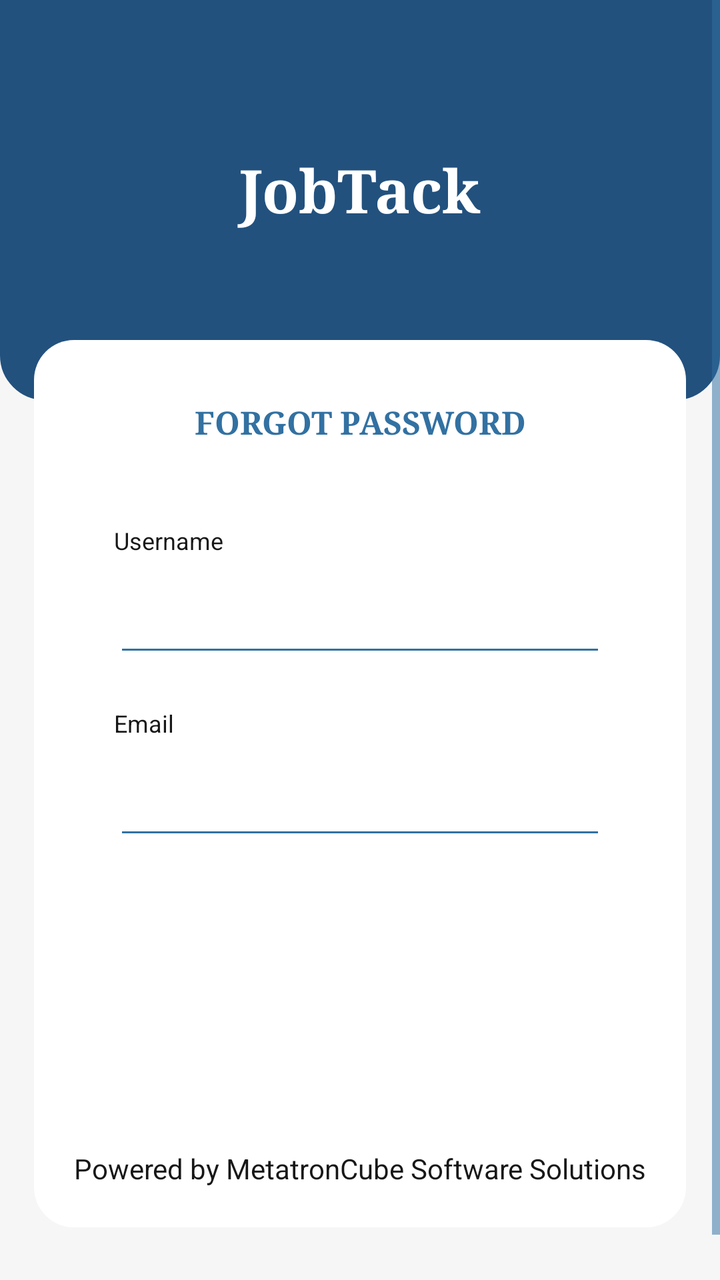
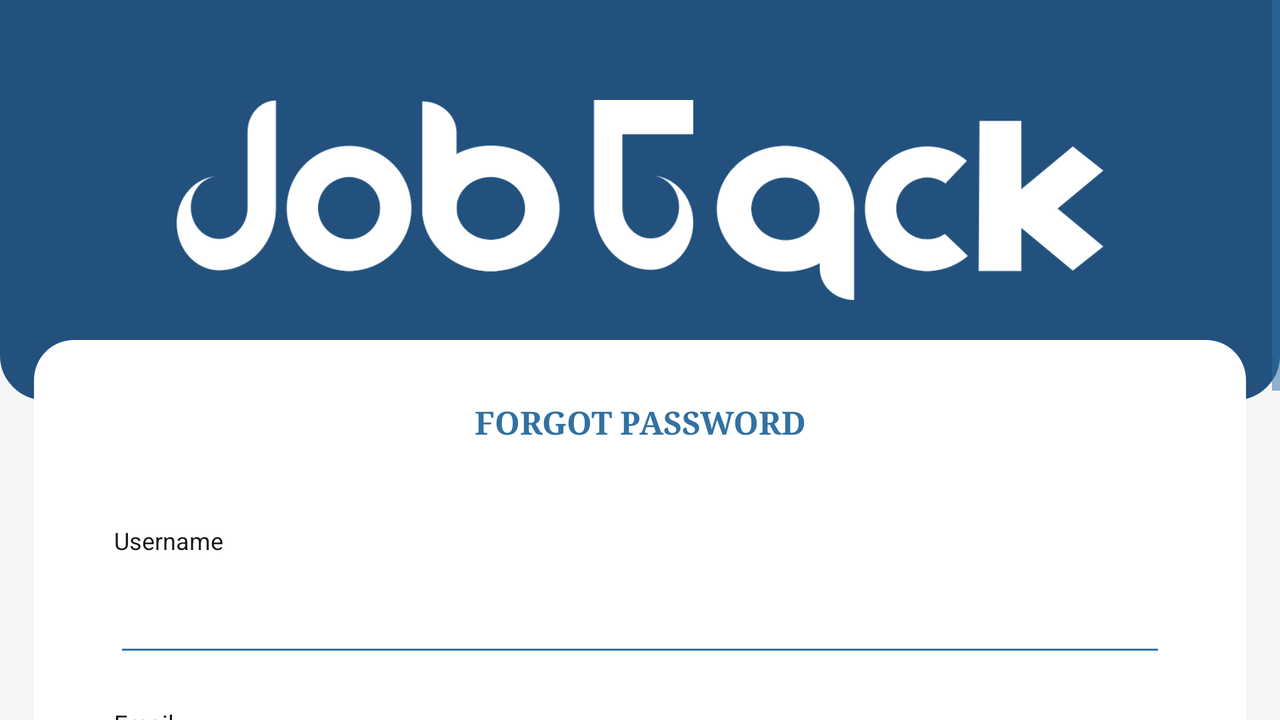

One screen, two layout resources from the same app: the default and the repository's alternative for another configuration. Each is rendered where Android would select it; the XML of both is given below.
<!-- AndroidManifest.xml: application theme AppTheme -->
<!-- res/layout/activity_forgot_password.xml -->
<?xml version="1.0" encoding="utf-8"?>
<RelativeLayout xmlns:android="http://schemas.android.com/apk/res/android"
    android:layout_width="match_parent"
    android:layout_height="match_parent"
    android:background="@color/userloginbck"
    android:overScrollMode="never">

    <ScrollView
        android:layout_width="match_parent"
        android:layout_height="match_parent"
        android:fillViewport="true"
        android:fitsSystemWindows="true"
        android:overScrollMode="never">


        <RelativeLayout
            android:layout_width="match_parent"
            android:layout_height="match_parent">

            <RelativeLayout
                android:layout_width="match_parent"
                android:layout_height="200dp"
                android:background="@drawable/bottomcurve" />

            <TextView
                android:layout_width="match_parent"
                android:layout_height="70dp"
                android:layout_marginTop="60dp"
                android:gravity="center"
                android:text="JobTack"
                android:textColor="@color/white"
                android:textSize="30sp"
                android:textStyle="bold"
                android:typeface="serif" />

            <RelativeLayout
                android:layout_width="match_parent"
                android:layout_height="match_parent"
                android:layout_marginLeft="17dp"
                android:layout_marginTop="170dp"
                android:layout_marginRight="17dp"
                android:layout_marginBottom="50dp"
                android:background="@drawable/plaincurvelayout">

                <LinearLayout
                    android:layout_width="match_parent"
                    android:layout_height="match_parent"
                    android:orientation="vertical">

                    <TextView
                        android:layout_width="match_parent"
                        android:layout_height="wrap_content"
                        android:layout_marginTop="30dp"
                        android:gravity="center"
                        android:text="Forgot Password"
                        android:textAllCaps="true"
                        android:textColor="@color/colorPrimary"
                        android:textSize="16sp"
                        android:textStyle="bold"
                        android:typeface="serif" />


                    <TextView
                        android:layout_width="match_parent"
                        android:layout_height="wrap_content"
                        android:layout_marginTop="40dp"
                        android:paddingLeft="40dp"
                        android:text="Username"
                        android:textColor="#181717"
                        android:textSize="12sp" />

                    <EditText
                        android:id="@+id/usernameedt"
                        android:layout_width="match_parent"
                        android:layout_height="45dp"
                        android:layout_marginLeft="40dp"
                        android:layout_marginTop="10dp"
                        android:layout_marginRight="40dp"
                        android:inputType="textEmailAddress" />

                    <TextView
                        android:layout_width="match_parent"
                        android:layout_height="wrap_content"
                        android:layout_marginTop="20dp"
                        android:paddingLeft="40dp"
                        android:text="Email"
                        android:textColor="#181717"
                        android:textSize="12sp" />

                    <EditText
                        android:id="@+id/passwordedt"
                        android:layout_width="match_parent"
                        android:layout_height="45dp"
                        android:layout_marginLeft="40dp"
                        android:layout_marginTop="10dp"
                        android:layout_marginRight="40dp"
                        android:inputType="textEmailAddress" />


                    <TextView
                        android:id="@+id/Loginbtn"
                        android:layout_width="match_parent"
                        android:layout_height="40dp"
                        android:layout_marginLeft="90dp"
                        android:layout_marginTop="30dp"
                        android:layout_marginRight="90dp"
                        android:background="@drawable/buttoncurve"
                        android:gravity="center"
                        android:text="Submit"
                        android:textColor="@color/white"
                        android:textSize="13sp"
                        android:textStyle="bold" />


                    <View
                        android:layout_width="match_parent"
                        android:layout_height="30dp" />

                    <TextView
                        android:layout_width="match_parent"
                        android:layout_height="wrap_content"
                        android:layout_marginTop="50dp"
                        android:layout_marginBottom="20dp"
                        android:gravity="center"
                        android:text="Powered by MetatronCube Software Solutions"
                        android:textColor="#181717" />



                </LinearLayout>


            </RelativeLayout>


        </RelativeLayout>


    </ScrollView>


</RelativeLayout>
<!-- resources referenced by this layout -->
<resources>
  <color name="colorPrimary">#3271A2</color>
  <color name="userloginbck">#F6F6F6</color>
  <color name="white">#FFFFFF</color>
  <!-- drawable bottomcurve (drawable) -->
  <?xml version="1.0" encoding="utf-8"?>
  <shape xmlns:android="http://schemas.android.com/apk/res/android"
      android:shape="rectangle">
      <corners
          android:bottomLeftRadius="22dp"
          android:bottomRightRadius="22dp"
          android:topLeftRadius="0dp"
          android:topRightRadius="0dp" />
      <padding
          android:bottom="5dp"
          android:left="20dp"
          android:right="0dp"
          android:top="0dp" />
      <stroke
          android:width="0.5dp"
          android:color="@color/colorPrimaryDark" />
      <solid android:color="@color/colorPrimaryDark" />
  </shape>
  <!-- drawable plaincurvelayout (drawable) -->
  <?xml version="1.0" encoding="utf-8"?>
  <shape xmlns:android="http://schemas.android.com/apk/res/android"
      android:shape="rectangle">
      <solid android:color="@color/white" />
  
      <corners
          android:radius="20dp" />
  </shape>
  <style name="AppTheme" parent="Theme.AppCompat.Light.NoActionBar">
          
          <item name="colorPrimary">@color/colorPrimary</item>
          <item name="colorPrimaryDark">@color/colorPrimaryDark</item>
          <item name="colorAccent">@color/colorPrimaryDark</item>
          <item name="android:windowDisablePreview">false</item>
          <item name="drawerArrowStyle">@style/DrawerArrowStyle</item>
  
          <item name="colorControlNormal">@color/colorPrimary</item>
          <item name="colorControlHighlight">@color/colorPrimary</item>
          <item name="colorControlActivated">@color/colorPrimaryDark</item>
      </style>
  <color name="colorPrimaryDark">#22517E</color>
  <style name="DrawerArrowStyle" parent="@style/Widget.AppCompat.DrawerArrowToggle">
          <item name="spinBars">true</item>
          <item name="color">@android:color/white</item>
      </style>
</resources>
<!-- res/layout-land/activity_forgot_password.xml (the repository's variant of the layout above) -->
<!-- drawn on the phone turned sideways -->
<?xml version="1.0" encoding="utf-8"?>
<RelativeLayout xmlns:android="http://schemas.android.com/apk/res/android"
    android:layout_width="match_parent"
    android:layout_height="match_parent"
    android:background="@color/userloginbck"
    android:overScrollMode="never">

    <ScrollView
        android:layout_width="match_parent"
        android:layout_height="match_parent"
        android:fillViewport="true"
        android:fitsSystemWindows="true"
        android:overScrollMode="never">


        <RelativeLayout
            android:layout_width="match_parent"
            android:layout_height="match_parent">

            <RelativeLayout
                android:layout_width="match_parent"
                android:layout_height="200dp"
                android:background="@drawable/bottomcurve" />


            <ImageView
                android:id="@+id/logo"
                android:layout_width="match_parent"
                android:layout_height="200dp"
                android:padding="50dp"
                android:scaleType="fitCenter"
                android:src="@drawable/logo_page" />
            <RelativeLayout
                android:layout_width="match_parent"
                android:layout_height="match_parent"
                android:layout_marginLeft="17dp"
                android:layout_marginTop="170dp"
                android:layout_marginRight="17dp"
                android:layout_marginBottom="50dp"
                android:background="@drawable/plaincurvelayout">

                <LinearLayout
                    android:layout_width="match_parent"
                    android:layout_height="match_parent"
                    android:orientation="vertical">

                    <TextView
                        android:layout_width="match_parent"
                        android:layout_height="wrap_content"
                        android:layout_marginTop="30dp"
                        android:gravity="center"
                        android:text="Forgot Password"
                        android:textAllCaps="true"
                        android:textColor="@color/colorPrimary"
                        android:textSize="16sp"
                        android:textStyle="bold"
                        android:typeface="serif" />


                    <TextView
                        android:layout_width="match_parent"
                        android:layout_height="wrap_content"
                        android:layout_marginTop="40dp"
                        android:paddingLeft="40dp"
                        android:text="Username"
                        android:textColor="#181717"
                        android:textSize="12sp" />

                    <EditText
                        android:id="@+id/usernameedt"
                        android:layout_width="match_parent"
                        android:layout_height="45dp"
                        android:layout_marginLeft="40dp"
                        android:layout_marginTop="10dp"
                        android:layout_marginRight="40dp"
                        android:inputType="textEmailAddress" />

                    <TextView
                        android:layout_width="match_parent"
                        android:layout_height="wrap_content"
                        android:layout_marginTop="20dp"
                        android:paddingLeft="40dp"
                        android:text="Email"
                        android:textColor="#181717"
                        android:textSize="12sp" />

                    <EditText
                        android:id="@+id/passwordedt"
                        android:layout_width="match_parent"
                        android:layout_height="45dp"
                        android:layout_marginLeft="40dp"
                        android:layout_marginTop="10dp"
                        android:layout_marginRight="40dp"
                        android:inputType="textEmailAddress" />


                    <TextView
                        android:id="@+id/Loginbtn"
                        android:layout_width="match_parent"
                        android:layout_height="40dp"
                        android:layout_marginLeft="90dp"
                        android:layout_marginTop="30dp"
                        android:layout_marginRight="90dp"
                        android:background="@drawable/buttoncurve"
                        android:gravity="center"
                        android:text="Submit"
                        android:textColor="@color/white"
                        android:textSize="13sp"
                        android:textStyle="bold" />


                    <View
                        android:layout_width="match_parent"
                        android:layout_height="30dp" />

                    <TextView
                        android:layout_width="match_parent"
                        android:layout_height="wrap_content"
                        android:layout_marginTop="50dp"
                        android:layout_marginBottom="20dp"
                        android:gravity="center"
                        android:text="Powered by MetatronCube Software Solutions"
                        android:textColor="#181717" />



                </LinearLayout>


            </RelativeLayout>


        </RelativeLayout>


    </ScrollView>


</RelativeLayout>
<!-- resources referenced by the variant -->
<!-- as the phone turned sideways resolves them -->
<resources>
  <color name="colorPrimary">#3271A2</color>
  <color name="userloginbck">#F6F6F6</color>
  <color name="white">#FFFFFF</color>
  <!-- drawable bottomcurve (drawable) -->
  <?xml version="1.0" encoding="utf-8"?>
  <shape xmlns:android="http://schemas.android.com/apk/res/android"
      android:shape="rectangle">
      <corners
          android:bottomLeftRadius="22dp"
          android:bottomRightRadius="22dp"
          android:topLeftRadius="0dp"
          android:topRightRadius="0dp" />
      <padding
          android:bottom="5dp"
          android:left="20dp"
          android:right="0dp"
          android:top="0dp" />
      <stroke
          android:width="0.5dp"
          android:color="@color/colorPrimaryDark" />
      <solid android:color="@color/colorPrimaryDark" />
  </shape>
  <!-- drawable logo_page: png bitmap (drawable, 25433 bytes) -->
  <!-- drawable plaincurvelayout (drawable) -->
  <?xml version="1.0" encoding="utf-8"?>
  <shape xmlns:android="http://schemas.android.com/apk/res/android"
      android:shape="rectangle">
      <solid android:color="@color/white" />
  
      <corners
          android:radius="20dp" />
  </shape>
  <style name="AppTheme" parent="Theme.AppCompat.Light.NoActionBar">
          
          <item name="colorPrimary">@color/colorPrimary</item>
          <item name="colorPrimaryDark">@color/colorPrimaryDark</item>
          <item name="colorAccent">@color/colorPrimaryDark</item>
          <item name="android:windowDisablePreview">false</item>
          <item name="drawerArrowStyle">@style/DrawerArrowStyle</item>
  
          <item name="colorControlNormal">@color/colorPrimary</item>
          <item name="colorControlHighlight">@color/colorPrimary</item>
          <item name="colorControlActivated">@color/colorPrimaryDark</item>
      </style>
  <color name="colorPrimaryDark">#22517E</color>
  <style name="DrawerArrowStyle" parent="@style/Widget.AppCompat.DrawerArrowToggle">
          <item name="spinBars">true</item>
          <item name="color">@android:color/white</item>
      </style>
</resources>
